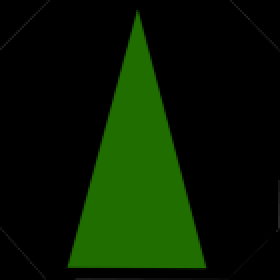
#> input picture humble/surround_view_ros/install/omni_control/lib/omni_control/images/car.png, 140 x 140 px (shown 2 times larger)
$ python -i utils.py   (imports and definitions only)
#> lines starting #> are read from the running program, lines starting #| are printed output that depends on the picture; after the words box and inside, x2 and y2 are one past the last pixel; in counts of white or black regions, pixels touching at a corner belong together
#> further down, picture is the input picture: shape (140, 140, 3); mean B, G, R 0.2, 25.3, 7.6
import cv2
import numpy as np


# [47 lines left out: functions gstreamer_pipeline, convert_binary_to_bool, adjust_luminance, get_mean_statistisc, not called in this run]


def mean_luminance_ratio(grayA, grayB, mask):
    return get_mean_statistisc(grayA, mask) / get_mean_statistisc(grayB, mask)


def get_mask(img):
    """
    Convert an image to a mask array.
    """
    gray = cv2.cvtColor(img, cv2.COLOR_BGR2GRAY)
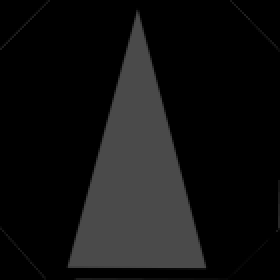
#> gray: shape (140, 140) (shown 2 times larger); min 0, max 74, mean 17.2
    ret, mask = cv2.threshold(gray, 0, 255, cv2.THRESH_BINARY)
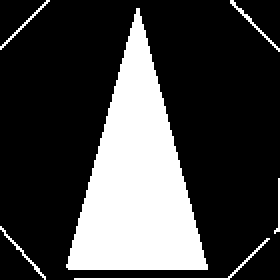
#> mask: shape (140, 140) (shown 2 times larger); 25.9% white; 6 white regions, box (x1, y1, x2, y2) and area: (33, 4, 104, 135) 4764, (37, 119, 135, 140) 118, (115, 0, 140, 26) 57, (0, 113, 23, 140) 52, (0, 0, 25, 25) 49, (137, 89, 140, 117) 31
    return mask


# [9 lines left out: function get_overlap_region_mask, not called in this run]


def get_outmost_polygon_boundary(img):
    """
    Given a mask image with the mask describes the overlapping region of
    two images, get the outmost contour of this region.
    """
    mask = get_mask(img)
    mask = cv2.dilate(mask, np.ones((2, 2), np.uint8), iterations=2)
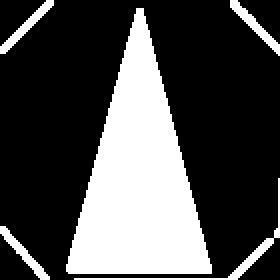
#> mask: shape (140, 140) (shown 2 times larger); 29.9% white; 5 white regions
    cnts, hierarchy = cv2.findContours(
        mask,
        cv2.RETR_EXTERNAL,
        cv2.CHAIN_APPROX_SIMPLE)[-2:]
#> cnts = 5 contours; box (x1, y1, x2, y2) and area: (33, 4, 106, 137) 5002, (115, 0, 140, 28) 124, (0, 0, 27, 27) 124, (0, 113, 25, 140) 118, (37, 89, 140, 140) 106

    # get the contour with largest aera
    C = sorted(cnts, key=lambda x: cv2.contourArea(x), reverse=True)[0]
#> C = contour of 143 points, box (x1, y1, x2, y2) (33, 4, 106, 137), area 5002

    # polygon approximation
    polygon = cv2.approxPolyDP(C, 0.009 * cv2.arcLength(C, True), True)
#> polygon = [[68, 4], [33, 135], [105, 136]]

    return polygon


# [47 lines left out: functions get_weight_mask_matrix, make_white_balance, not called in this run]

>>> import cv2
>>> picture = cv2.imread('../images/car.png')
>>> result = get_outmost_polygon_boundary(picture)
#> result = [[68, 4], [33, 135], [105, 136]]
